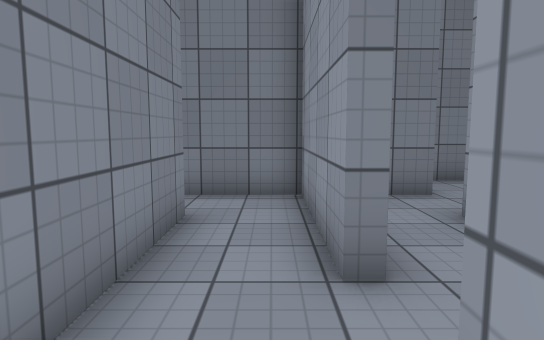
View 1 (above)

16 first-person views from a walk through a 3-D level made in the Unity game engine. The camera is 1.3 m above the floor, tilts 6° down and sees 75° across. The floor is counted in squares, 1 m on a side. Each view is taken from the middle of a square. On the plan, view 1 faces up. The plan holds only what a view shows up to about 15 squares ahead; the rest is blank. The place goes on beyond the plan. The player is left out. Some surface patterns are stand-ins.

View 2
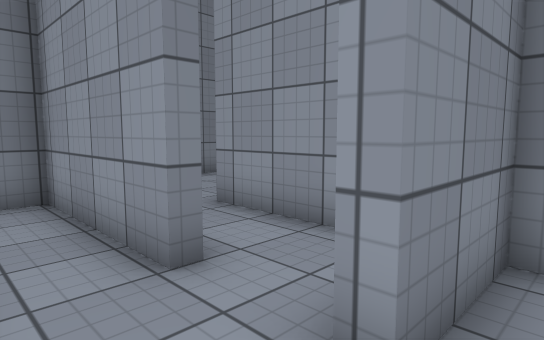

View 3
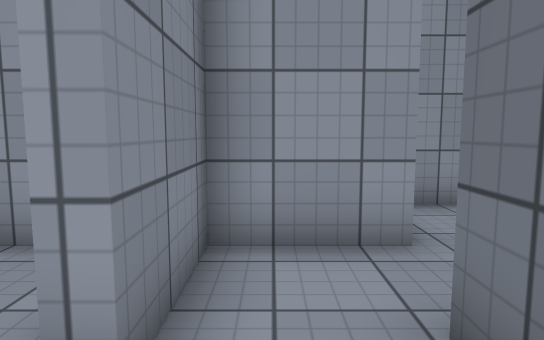

View 4
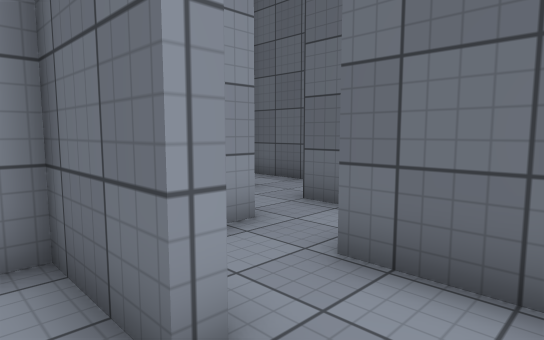

View 5
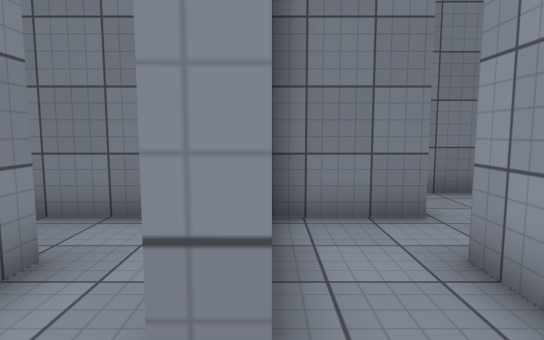

View 6
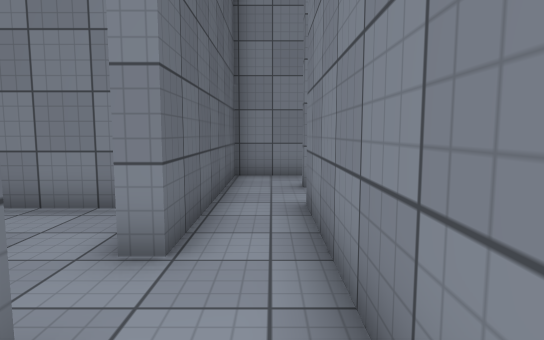

View 7
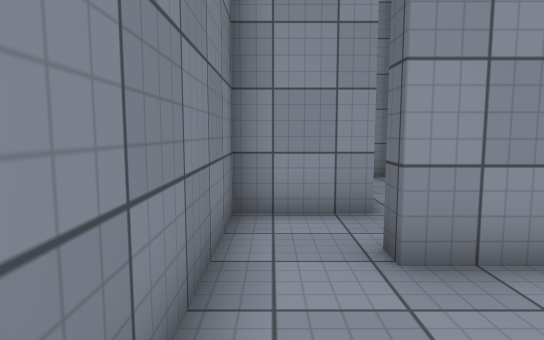

View 8
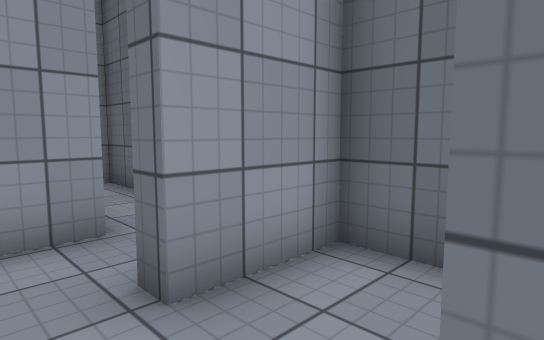

View 9
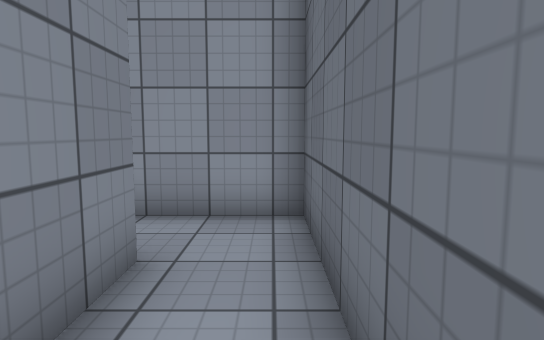

View 10
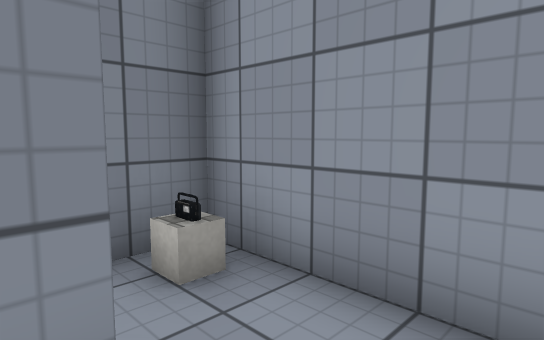

View 11
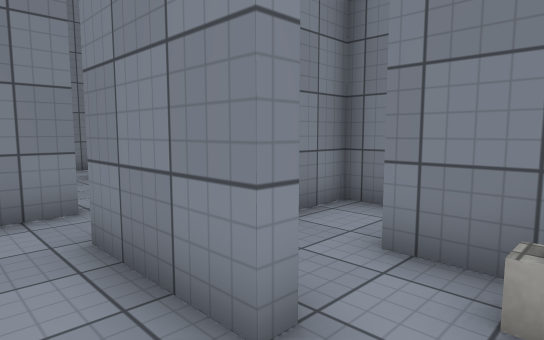

View 12
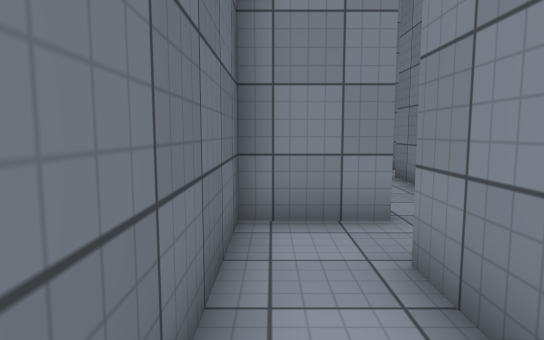

View 13
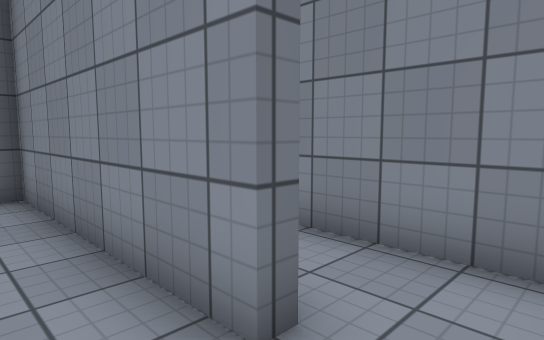

View 14
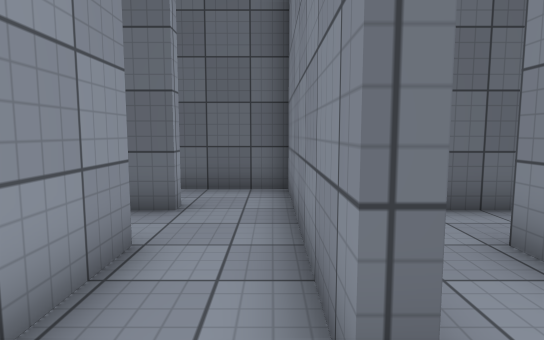

View 15
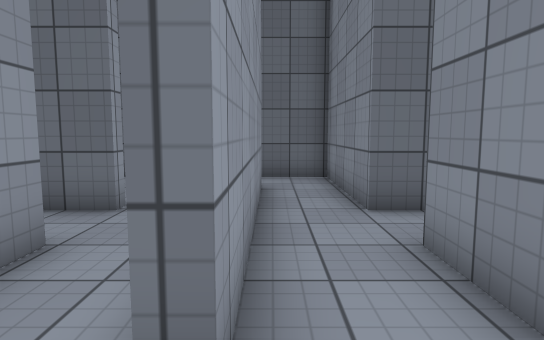

View 16
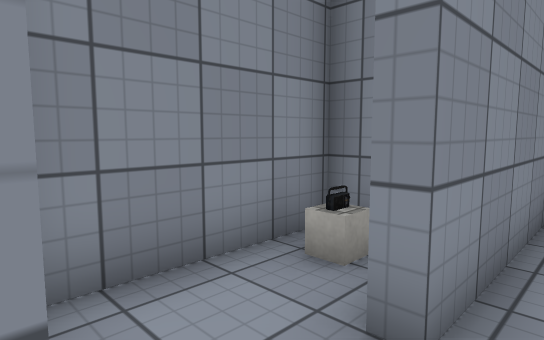

### Floor plan
Points are (right, up) in squares from view 1. A wall is a line through its corners. A room is listed if a view was taken in it or the views show most of it. See-through windows are left out.
Room 1 (views 1, 2, 3)
walls: (-1.4, 1.6) (-1.4, -1.1) (1.1, -1.1); (0.6, 0.7) (0.6, 1.1)
ways out: opening at (-0.5, 1) to room 2; opening at (1, 0) to room 11
Room 2 (view 4)
walls: (-1.4, 3.5) (-1.4, 1.6)
ways out: opening at (-0.5, 1) to room 1; opening at (1, 2.5) to room 3; opening at (-0.5, 4.5) to room 6
Room 3 (view 5)
walls: (1.1, 3) (0.6, 3); (0.6, 1.1) (3, 1.1) (3, 3.5)
ways out: opening at (1, 2.5) to room 2; opening at (2, 4.5) to room 9
Room 4 (views 6, 9, 10, 11, 12)
walls: (10.5, 7.4) (7.6, 7.4) (7.6, 9.6) (4.6, 9.6); (5.4, 7.9) (5.9, 7.9) (5.9, 5.5) (12.5, 5.5) (12.5, 7.4)
ways out: opening at (5.5, 8.5) to room 5; opening at (11.5, 8) to room 8
Room 5 (views 7, 8)
walls: (4.6, 9.6) (0.6, 9.6); (4.1, 5.5) (5.4, 5.5) (5.4, 7.9); (-2.6, 7.9) (3.4, 7.9) (3.4, 7.4) (2.4, 7.4)
ways out: opening at (5.5, 8.5) to room 4; opening at (3, 6.5) to room 9; opening at (-2, 9) to room 12; opening at (-0.5, 10)
Room 6 (views 13, 14, 15)
walls: (-1.8, 5.5) (-1.4, 5.5) (-1.4, 3.5); (0.6, 3) (0.6, 7.4) (-2.8, 7.4)
ways out: opening at (-0.5, 4.5) to room 2; opening at (-2, 6.5) to room 10
Room 7 (view 16)
walls: (-3.8, 3) (-4.1, 3); (-5.1, 1.1) (-3.8, 1.1) (-3.8, -3.4) (-2.6, -3.4); (-5.2, 5.1) (-6, 5.1) (-6, 1.5); (-1.8, -1.4) (-1.8, 3.5)
ways out: opening at (-3, 4.5) to room 10; opening at (-2, -2)
objects: radio (-5, 4)
Room 8 (no view inside)
walls: (10.5, 7.9) (10.5, 7.4); (12.5, 7.4) (12.5, 9.6) (10.1, 9.6)
ways out: opening at (11.5, 8) to room 4; opening at (9.5, 10)
objects: radio (12, 9)
Room 9 (no view inside)
walls: (1, 6.4) (1, 4.4); (2.4, 7.4) (1, 7.4); (3, 3.5) (3, 5.5)
ways out: opening at (2, 4.5) to room 3; opening at (3, 6.5) to room 5
Room 10 (no view inside)
walls: (-3.8, 7.1) (-3.8, 3); (-1.8, 3.5) (-1.8, 5.5)
ways out: opening at (-2, 6.5) to room 6; opening at (-3, 4.5) to room 7
Room 11 (no view inside)
walls: (3, -1.8) (3, 0.7) (0.6, 0.7)
ways out: opening at (1, 0) to room 1; opening at (2, -1)
Room 12 (no view inside)
walls: (-3.8, 10) (-3.8, 7.9) (-2.6, 7.9)
ways out: opening at (-2, 9) to room 5; opening at (-3, 10)

Where each view was taken, in squares from view 1:
view 1: 0 up, 0 right, facing up
view 2: 0 up, 1 left, facing up-right
view 3: 0 up, 1 left, facing right
view 4: 2 up, 1 left, facing down-right
view 5: 2 up, 1 right, facing up
view 6: 9 up, 7 right, facing left
view 7: 9 up, 2 right, facing right
view 8: 9 up, 3 right, facing down-right
view 9: 6 up, 7 right, facing right
view 10: 6 up, 10 right, facing up-right
view 11: 6 up, 12 right, facing up-left
view 12: 6 up, 11 right, facing left
view 13: 7 up, 0 right, facing down-left
view 14: 7 up, 1 left, facing down
view 15: 7 up, 2 left, facing down
view 16: 1 up, 3 left, facing up-left
